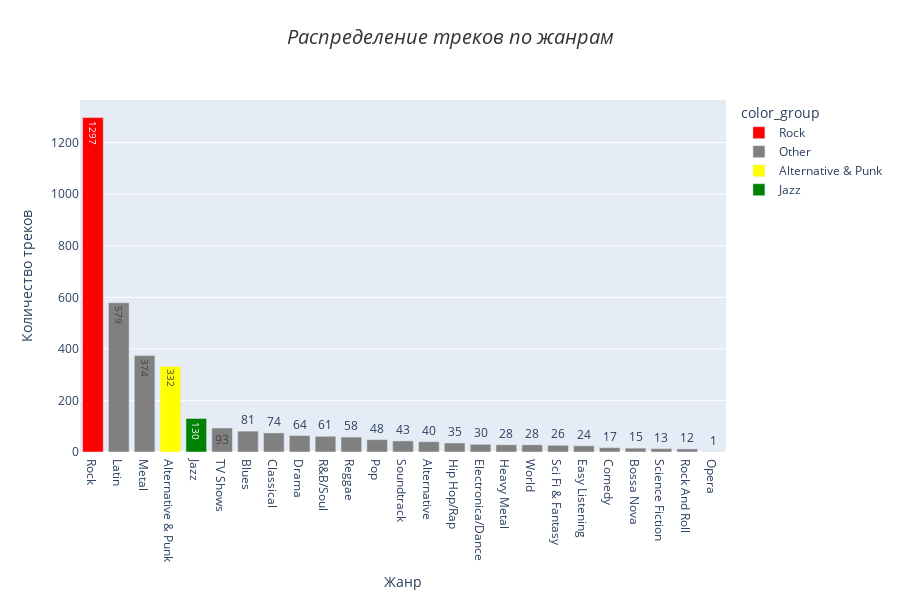

Notebook source saved alongside this figure:
### Markdown cell above
- Уберите легенду.
- Добавьте название диаграмме. Название должно быть курсивным.
- Фон диаграммы должен быть белым.

### Code cell
query = """
    SELECT 
        g.name AS genre_name,
        COUNT(*) AS tracks_count
    FROM track t
    JOIN genre g ON t.genre_id = g.genre_id
    GROUP BY g.name
    ORDER BY COUNT(*) DESC
"""

with set_connection() as conn:
    df = pd.read_sql(query, conn)

highlight_genres = ['Rock', 'Jazz', 'Alternative & Punk']
df['color_group'] = df['genre_name'].apply(
    lambda x: x if x in highlight_genres else 'Other'
)

color_map = {
    'Rock': 'red',
    'Jazz': 'green',
    'Alternative & Punk': 'yellow',
    'Other': 'grey'
}
fig = px.bar(
    df,
    x='genre_name',
    y='tracks_count',
    title='Распределение треков по жанрам',
    labels={'genre_name': 'Жанр', 'tracks_count': 'Количество треков'},
    color='color_group',
    color_discrete_map=color_map,
    category_orders={'genre_name': df['genre_name']},
    text='tracks_count',
    height=600)

fig.update_layout(
    title={
        'text': '<i>Распределение треков по жанрам</i>',
        'y':0.95,
        'x':0.5,
        'xanchor': 'center',
        'yanchor': 'top',
        'font': {
            'size': 20,
            'color': '#333333'
        }
    })

fig.show()

### Figure 1 — Plotly figure (JSON) as saved in the notebook; plotly's stock layout.template omitted (floating-point values rounded to 4 significant figures)
{"data": [{"hovertemplate": "color_group=Rock<br>Жанр=%{x}<br>Количество треков=%{text}<extra></extra>", "legendgroup": "Rock", "marker": {"color": "red", "pattern": {"shape": ""}}, "name": "Rock", "orientation": "v", "showlegend": true, "text": [1297.0], "textposition": "auto", "type": "bar", "x": ["Rock"], "xaxis": "x", "y": [1297], "yaxis": "y"}, {"hovertemplate": "color_group=Other<br>Жанр=%{x}<br>Количество треков=%{text}<extra></extra>", "legendgroup": "Other", "marker": {"color": "grey", "pattern": {"shape": ""}}, "name": "Other", "orientation": "v", "showlegend": true, "text": [579.0, 374.0, 93.0, 81.0, 74.0, 64.0, 61.0, 58.0, 48.0, 43.0, 40.0, 35.0, 30.0, 28.0, 28.0, 26.0, 24.0, 17.0, 15.0, 13.0, 12.0, 1.0], "textposition": "auto", "type": "bar", "x": ["Latin", "Metal", "TV Shows", "Blues", "Classical", "Drama", "R&B/Soul", "Reggae", "Pop", "Soundtrack", "Alternative", "Hip Hop/Rap", "Electronica/Dance", "Heavy Metal", "World", "Sci Fi & Fantasy", "Easy Listening", "Comedy", "Bossa Nova", "Science Fiction", "Rock And Roll", "Opera"], "xaxis": "x", "y": [579, 374, 93, 81, 74, 64, 61, 58, 48, 43, 40, 35, 30, 28, 28, 26, 24, 17, 15, 13, 12, 1], "yaxis": "y"}, {"hovertemplate": "color_group=Alternative & Punk<br>Жанр=%{x}<br>Количество треков=%{text}<extra></extra>", "legendgroup": "Alternative & Punk", "marker": {"color": "yellow", "pattern": {"shape": ""}}, "name": "Alternative & Punk", "orientation": "v", "showlegend": true, "text": [332.0], "textposition": "auto", "type": "bar", "x": ["Alternative & Punk"], "xaxis": "x", "y": [332], "yaxis": "y"}, {"hovertemplate": "color_group=Jazz<br>Жанр=%{x}<br>Количество треков=%{text}<extra></extra>", "legendgroup": "Jazz", "marker": {"color": "green", "pattern": {"shape": ""}}, "name": "Jazz", "orientation": "v", "showlegend": true, "text": [130.0], "textposition": "auto", "type": "bar", "x": ["Jazz"], "xaxis": "x", "y": [130], "yaxis": "y"}], "layout": {"barmode": "relative", "height": 600, "legend": {"title": {"text": "color_group"}, "tracegroupgap": 0}, "title": {"font": {"color": "#333333", "size": 20}, "text": "<i>Распределение треков по жанрам</i>", "x": 0.5, "xanchor": "center", "y": 0.95, "yanchor": "top"}, "xaxis": {"anchor": "y", "categoryarray": ["Rock", "Latin", "Metal", "Alternative & Punk", "Jazz", "TV Shows", "Blues", "Classical", "Drama", "R&B/Soul", "Reggae", "Pop", "Soundtrack", "Alternative", "Hip Hop/Rap", "Electronica/Dance", "Heavy Metal", "World", "Sci Fi & Fantasy", "Easy Listening", "Comedy", "Bossa Nova", "Science Fiction", "Rock And Roll", "Opera"], "categoryorder": "array", "domain": [0, 1], "title": {"text": "Жанр"}}, "yaxis": {"anchor": "x", "domain": [0, 1], "title": {"text": "Количество треков"}}}}
